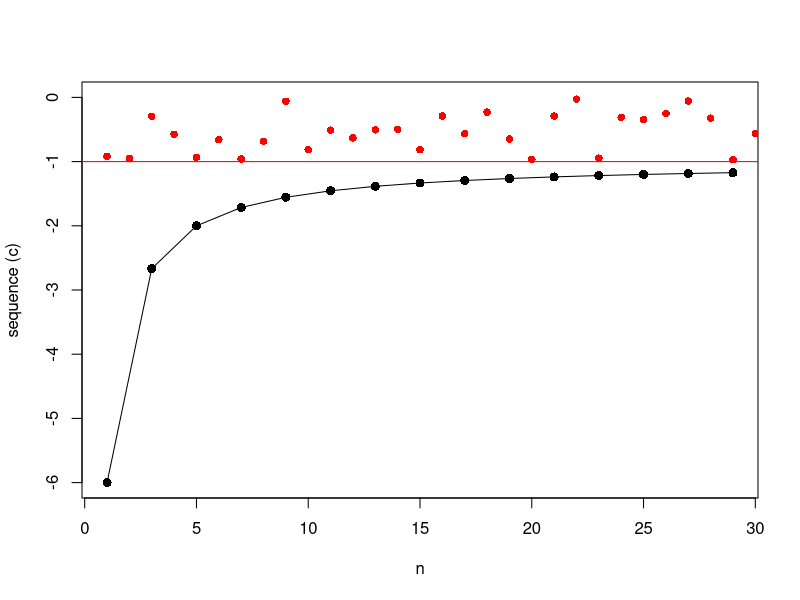
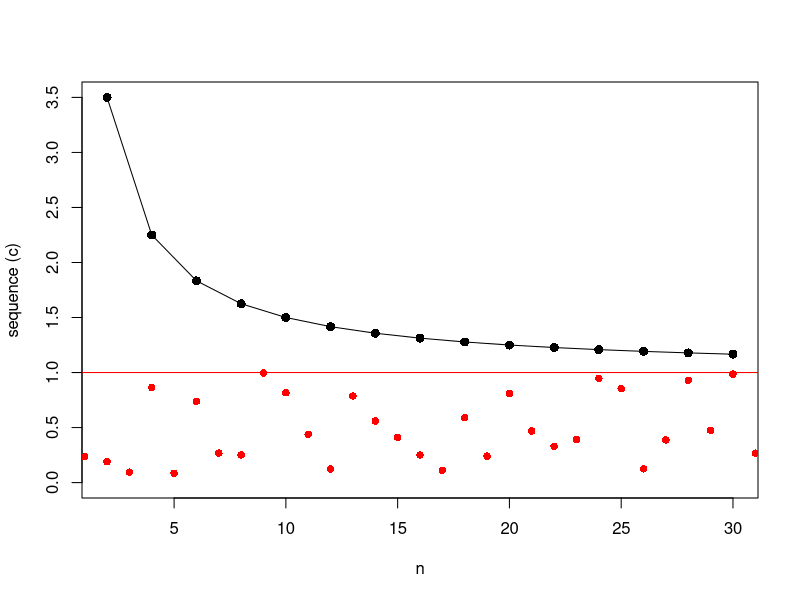
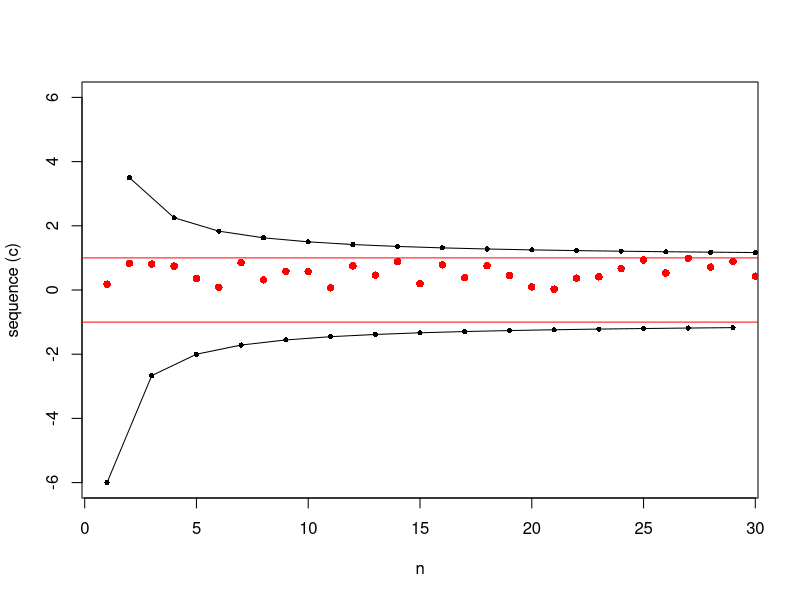

The R script that drew these images, in order:
## ---- chunk 1
f = Vectorize(function(n) (-1)^n*(n+5)/n)
n = 1:30
s = f(n)
d = cbind(n,s)
r = runif(100,-1,0)
plot(d[d[,2]<0,], pch = 16, ylim = c(-6,0), cex = 1.2, ylab = "sequence (c)",type = "o")
points(r, pch = 16, col = "red")
abline(h = -1, col = "red")
## ---- chunk 2
r = runif(100,0,1)
plot(d[d[,2]>0,], pch = 16, cex = 1.2, ylab = "sequence (c)", ylim = c(0,3.5),type = "o")
points(r, pch = 16, col = "red")
abline(h = 1, col = "red")
## ---- chunk 3
r = runif(100,0,1)
plot(d[d[,2]<0,], pch = 16, ylim = c(-6,6), cex = 0.7, ylab = "sequence (c)", type = "o")
points(d[d[,2]>0,], pch = 16, cex = 0.7, ylab = "sequence (c)", ylim = c(0,3.5), type = "o")
points(r, pch = 16, col = "red")
abline(h = c(-1,1), col = "red")
